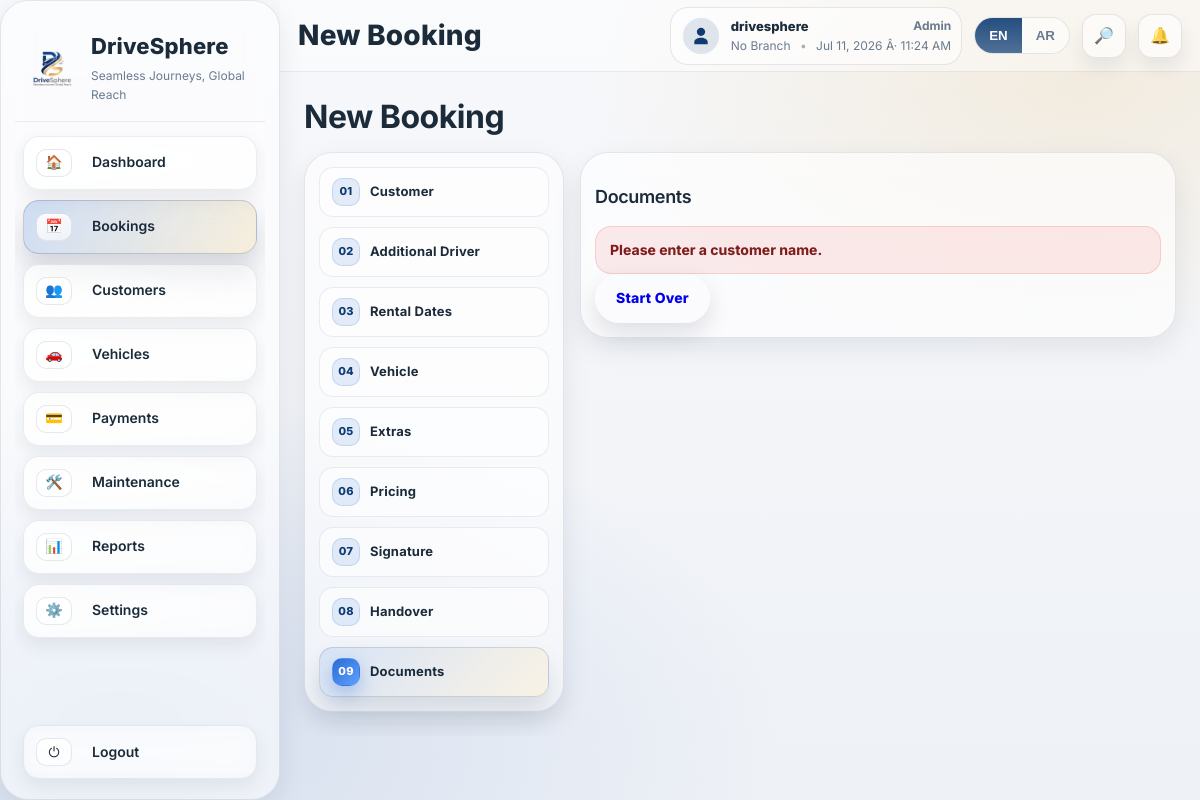
The page /bookings/new/documents/ (signed in) on the database its author committed.
### apps/settings_app/models.py (models this page shows, shortened)
class BusinessProfile(TimeStampedModel):
    business_name = models.CharField(max_length=200, blank=True, default="")
    short_code = models.CharField(max_length=10, blank=True, default="")
    business_name_ar = models.CharField(max_length=200, blank=True, default="")
    commercial_registration_number = models.CharField(max_length=100, blank=True, default="")
    vat_no = models.CharField(max_length=100, blank=True, default="")
    address = models.CharField(max_length=300, blank=True, default="")
    address_ar = models.CharField(max_length=300, blank=True, default="")
    phone_number = models.CharField(max_length=60, blank=True, default="")
    phone_number_ar = models.CharField(max_length=60, blank=True, default="")
    email = models.EmailField(blank=True, default="")
    email_ar = models.EmailField(blank=True, default="")
    website = models.CharField(max_length=200, blank=True, default="")
    website_ar = models.CharField(max_length=200, blank=True, default="")
    currency_code = models.CharField(max_length=10, blank=True, default="OMR")
    currency_symbol = models.CharField(max_length=10, blank=True, default="﷼")
    exchange_rates = models.JSONField(blank=True, default=dict)
    exchange_rates_updated_at = models.DateTimeField(null=True, blank=True)
    logo = models.ImageField(upload_to="business/logo/", null=True, blank=True)
    class Meta:
        verbose_name = "Business Profile"
        verbose_name_plural = "Business Profile"
    @classmethod
    def get_solo(cls):
        obj = cls.objects.first()
        if not obj:
            obj = cls.objects.create()
        return obj

### apps/accounts/models.py (models this page shows, shortened)
class User(AbstractUser, TimeStampedModel):
    LANGUAGE_CHOICES = (
        ("en", "English"),
        ("ar", "Arabic"),
    )
    username = models.CharField(max_length=150, unique=True, null=True, blank=True)
    email = models.EmailField(unique=True)
    phone_number = models.CharField(max_length=30, blank=True, default="")
    nationality = models.CharField(max_length=60, blank=True, default="")
    role = models.ForeignKey(Role, on_delete=models.SET_NULL, null=True, blank=True)
    default_branch = models.ForeignKey(Branch, on_delete=models.SET_NULL, null=True, blank=True)
    preferred_language = models.CharField(max_length=2, choices=LANGUAGE_CHOICES, default="en")
    USERNAME_FIELD = "email"
    REQUIRED_FIELDS = ["username"]
    objects = UserManager()

class Role(TimeStampedModel):
    ROLE_CHOICES = (
        ("ADMIN", "Admin"),
        ("MANAGER", "Manager"),
        ("AGENT", "Agent"),
        ("MECHANIC", "Mechanic"),
        ("ACCOUNTANT", "Accountant"),
        ("VIEWER", "Viewer"),
    )
    code = models.CharField(max_length=30, choices=ROLE_CHOICES, unique=True)
    name = models.CharField(max_length=60)

### apps/bookings/page_views.py (the view, shortened to what this page needs)
# urls.py: path("bookings/new/documents/", page_views.booking_wizard_documents, name="booking_wizard_documents"),
@login_required
def booking_wizard_documents(request):
    data = _wizard_get(request)
    if not _wizard_guard(request, data):
        return render(request, "errors/403.html", status=403)
    booking_id = data.get("booking_id")
    error = ""
    if not booking_id and not _wizard_is_edit(data):
        customer = None
        mode = data.get("customer_mode", "existing")
        if mode == "existing" and data.get("customer_id"):
            customer_id = _coerce_int_id(data.get("customer_id"))
            if customer_id:
                customer = Customer.objects.filter(id=customer_id).first()
            if not customer:
                error = "Please select an existing customer."
        else:
            cdata = data.get("customer_new") or {}
            if cdata.get("name"):
                customer = Customer.objects.create(
                    name=cdata.get("name"),
                    id_type=cdata.get("id_type") or "ID",
                    id_number=cdata.get("id_number") or "",
                    phone_number=cdata.get("phone_number") or "",
                    email=cdata.get("email") or "",
                    address=cdata.get("address") or "",
                    license_number=cdata.get("license_number") or "",
                    license_issuer=cdata.get("license_issuer") or "",
                    license_issue_date=cdata.get("license_issue_date") or None,
                    license_expiry_date=cdata.get("license_expiry_date") or None,
                )
            else:
                error = "Please enter a customer name."
        vehicle_id = _coerce_int_id(data.get("vehicle_id"))
        vehicle = Vehicle.objects.filter(id=vehicle_id).first() if vehicle_id else None
        if not vehicle and not error:
            error = "Please select a vehicle."
        pickup = data.get("pickup_date")
        ret = data.get("return_date")
        if (not pickup or not ret) and not error:
            error = "Please select rental dates."
    context = {
        "title": "Booking Documents",
        "step": 9,
        "data": data,
        "booking_id": booking_id,
        "error": error,
        **_wizard_context(data),
    }
    return render(request, "bookings/wizard/documents.html", context)

### templates/bookings/wizard/documents.html
{% extends "bookings/wizard/_base.html" %}
{% block wizard_content %}
<h3 class="ds-h3">{% if request.session.ui_lang == 'ar' %}المستندات{% else %}Documents{% endif %}</h3>
{% if booking_id %}
  <div class="ds-toolbar" style="margin-bottom:12px;">
    <div class="ds-toolbar__left">
      <a class="ds-btn ds-btn--doc" target="_blank" href="/print/bookings/{{ booking_id }}/invoice/">{% if request.session.ui_lang == 'ar' %}إنشاء فاتورة{% else %}Generate Invoice{% endif %}</a>
      <a class="ds-btn ds-btn--doc" target="_blank" href="/print/bookings/{{ booking_id }}/agreement/">{% if request.session.ui_lang == 'ar' %}إنشاء اتفاقية{% else %}Generate Agreement{% endif %}</a>
      <a class="ds-btn ds-btn--doc" target="_blank" href="/print/bookings/{{ booking_id }}/confirmation/">{% if request.session.ui_lang == 'ar' %}تأكيد الحجز{% else %}Booking Confirmation{% endif %}</a>
      <a class="ds-btn ds-btn--doc" target="_blank" href="/print/bookings/{{ booking_id }}/quotation/">{% if request.session.ui_lang == 'ar' %}عرض أسعار{% else %}Quotation{% endif %}</a>
      <a class="ds-btn ds-btn--doc" target="_blank" href="/print/bookings/{{ booking_id }}/handover-checklist/">{% if request.session.ui_lang == 'ar' %}قائمة فحص التسليم{% else %}Handover Checklist{% endif %}</a>
      <a class="ds-btn ds-btn--doc" target="_blank" href="/print/bookings/{{ booking_id }}/return-report/">{% if request.session.ui_lang == 'ar' %}تقرير الإرجاع{% else %}Return Report{% endif %}</a>
    </div>
  </div>
  <div class="ds-wizard__actions">
    <a class="ds-btn ds-btn--ghost" href="{{ wizard_base }}/handover/">{% if request.session.ui_lang == 'ar' %}رجوع{% else %}Back{% endif %}</a>
    <a class="ds-btn ds-btn--primary" href="{{ wizard_base }}/finish/">{% if request.session.ui_lang == 'ar' %}إنهاء{% else %}Finish{% endif %}</a>
  </div>
{% else %}
  {% if error %}
    <div class="ds-alert ds-alert--danger">{{ error }}</div>
  {% else %}
    <div class="ds-empty">{% if request.session.ui_lang == 'ar' %}تعذر إنشاء الحجز. يرجى مراجعة بياناتك.{% else %}Unable To Create Booking. Please Review Your Data.{% endif %}</div>
  {% endif %}
  <div class="ds-wizard__actions">
    <a class="ds-btn" href="{{ wizard_base }}/customer/">{% if request.session.ui_lang == 'ar' %}ابدأ من جديد{% else %}Start Over{% endif %}</a>
  </div>
{% endif %}
{% endblock %}

### templates/base/_app_shell.html (shortened to what this page needs)
{% load static %}
{% with ui_lang=request.session.ui_lang|default:request.user.preferred_language|default:"en" %}
<!DOCTYPE html>
<html lang="{{ ui_lang }}" dir="{% if ui_lang == 'ar' %}rtl{% else %}ltr{% endif %}">
<head>
  <link rel="stylesheet" href="{% static 'css/theme.css' %}">
  <link rel="stylesheet" href="{% static 'css/ds-responsive.css' %}">
  <link rel="stylesheet" href="{% static 'css/app.css' %}">
</head>
<body class="ds-body min-h-screen{% if ui_lang == 'ar' %} is-rtl{% endif %}">
  <div class="flex h-screen overflow-hidden ds-shell">
    {% include "base/_sidebar.html" with ui_lang=ui_lang %}
    <div class="flex-1 flex flex-col min-w-0">
      <div class="ds-topbar">
        <div class="ds-topbar__left">
          <h1 class="ds-page-title">{% block heading %}Dashboard{% endblock %}</h1>
        </div>
        <div class="ds-topbar__right">
          <div class="ds-user">
            <span class="ds-user__avatar ds-user__avatar--icon" aria-hidden="true">
              <svg viewBox="0 0 24 24" role="img" aria-label="User">
                <path d="M12 12c2.761 0 5-2.239 5-5S14.761 2 12 2 7 4.239 7 7s2.239 5 5 5Zm0 2c-4.418 0-8 2.239-8 5v3h16v-3c0-2.761-3.582-5-8-5Z" />
              </svg>
            </span>
            <div class="ds-user__meta">
              <div class="ds-user__top">
                <div class="ds-user__name">{{ request.user.username|default:request.user.email|cut:'@local' }}</div>
                {% if request.user.role %}
                  <div class="ds-user__role">
                    {% if request.session.ui_lang == 'ar' %}
                      {% with rc=request.user.role.code %}
                        {% if rc == 'ADMIN' %}مشرف{% elif rc == 'MANAGER' %}مدير{% elif rc == 'AGENT' %}وكيل{% elif rc == 'MECHANIC' %}فني{% elif rc == 'ACCOUNTANT' %}محاسب{% elif rc == 'VIEWER' %}مُشاهد{% else %}{{ request.user.role.name|default:request.user.role.code }}{% endif %}
                      {% endwith %}
                    {% else %}
                      {{ request.user.role.name|default:request.user.role.code }}
                    {% endif %}
                  </div>
                {% endif %}
              </div>
              <div class="ds-user__sub">
                {% if ui_lang == 'ar' %}
                  <span id="dsClock">--</span>
                  <span class="ds-dot">•</span>
                  {% if ds_active_branch %}{{ ds_active_branch.name }}{% else %}لا يوجد فرع{% endif %}
                {% else %}
                  {% if ds_active_branch %}{{ ds_active_branch.name }}{% else %}No Branch{% endif %}
                  <span class="ds-dot">•</span>
                  <span id="dsClock">--</span>
                {% endif %}
              </div>
            </div>
          </div>
          <div class="ds-lang-toggle" title="{% if ui_lang == 'ar' %}اللغة{% else %}Language{% endif %}">
            <button class="ds-lang-toggle__btn {% if ui_lang == 'en' %}is-active{% endif %}" type="button" data-lang="en">EN</button>
            <button class="ds-lang-toggle__btn {% if ui_lang == 'ar' %}is-active{% endif %}" type="button" data-lang="ar">AR</button>
          </div>
          <div class="ds-topbar__dropdown" data-dropdown>
            <button class="ds-topbar__pill ds-topbar__pill--search" type="button" data-dropdown-toggle="search" aria-expanded="false" aria-controls="ds-search-panel">
              <span class="ds-pill__icon">🔎</span>
            </button>
          </div>
          <div class="ds-topbar__dropdown" data-dropdown>
            <button class="ds-topbar__pill ds-topbar__pill--notify" type="button" data-dropdown-toggle="notify" aria-expanded="false" aria-controls="ds-notify-panel">
              <span class="ds-pill__icon">🔔</span>
            </button>
          </div>
        </div>
      </div>
      <main class="p-4 sm:p-6 overflow-y-auto min-w-0">
        <div class="ds-pageHeader" id="ds-page-header">
          <div>
            <h2 class="ds-pageHeader__title" id="ds-page-header-title"></h2>
          </div>
        </div>
        {% block content %}{% endblock %}
      </main>
    </div>
  </div>
</body>
</html>
{% endwith %}

### templates/base/_sidebar.html (shortened to what this page needs)
{% load static %}
{% with ui_lang=ui_lang|default:request.session.ui_lang|default:request.user.preferred_language|default:"en" %}
<aside class="ds-sidebar">
  {% with business_name_ar=ds_business.business_name_ar|default:ds_business.business_name|default:"DriveSphere" %}
    {% if ui_lang == "ar" %}
      <div class="ds-sidebar__brand">
        <div class="ds-brand__text" dir="rtl">
          <div class="ds-brand__name">{{ ds_business.business_name_ar|default:ds_business.business_name|default:"DriveSphere" }}</div>
          <div class="ds-brand__tagline">رحلات سلسة، حضور عالمي</div>
        </div>
        {% if ds_business.logo %}
          <img class="ds-brand__logo" src="{{ ds_business.logo.url }}" alt="{{ business_name_ar }}">
        {% else %}
          <img class="ds-brand__logo" src="{% static 'img/logo/logo.png' %}" alt="{{ business_name_ar }}">
        {% endif %}
      </div>
    {% else %}
      <div class="ds-sidebar__brand">
        {% if ds_business.logo %}
          <img class="ds-brand__logo" src="{{ ds_business.logo.url }}" alt="{{ ds_business.business_name|default:'DriveSphere' }}">
        {% else %}
          <img class="ds-brand__logo" src="{% static 'img/logo/logo.png' %}" alt="DriveSphere">
        {% endif %}
        <div class="ds-brand__text">
          <div class="ds-brand__name">{{ ds_business.business_name|default:"DriveSphere" }}</div>
          <div class="ds-brand__tagline">Seamless Journeys, Global Reach</div>
        </div>
      </div>
    {% endif %}
  {% endwith %}
  <nav class="ds-nav">
    <a class="ds-nav__item {% if request.path == '/dashboard/' or request.path == '/' %}is-active{% endif %}" href="/dashboard/">
      <span class="ds-nav__icon">🏠</span>
      <span class="ds-nav__label">{% if ui_lang == "ar" %}لوحة التحكم{% else %}Dashboard{% endif %}</span>
    </a>
    <a class="ds-nav__item {% if request.path|slice:':10' == '/bookings/' %}is-active{% endif %}" href="/bookings/">
      <span class="ds-nav__icon">📅</span>
      <span class="ds-nav__label">{% if ui_lang == "ar" %}الحجوزات{% else %}Bookings{% endif %}</span>
    </a>
    <a class="ds-nav__item {% if request.path|slice:':11' == '/customers/' %}is-active{% endif %}" href="/customers/">
      <span class="ds-nav__icon">👥</span>
      <span class="ds-nav__label">{% if ui_lang == "ar" %}العملاء{% else %}Customers{% endif %}</span>
    </a>
    <a class="ds-nav__item {% if request.path|slice:':10' == '/vehicles/' %}is-active{% endif %}" href="/vehicles/">
      <span class="ds-nav__icon">🚗</span>
      <span class="ds-nav__label">{% if ui_lang == "ar" %}المركبات{% else %}Vehicles{% endif %}</span>
    </a>
    <a class="ds-nav__item {% if request.path|slice:':10' == '/payments/' %}is-active{% endif %}" href="/payments/">
      <span class="ds-nav__icon">💳</span>
      <span class="ds-nav__label">{% if ui_lang == "ar" %}المدفوعات{% else %}Payments{% endif %}</span>
    </a>
    <a class="ds-nav__item {% if request.path|slice:':13' == '/maintenance/' %}is-active{% endif %}" href="/maintenance/">
      <span class="ds-nav__icon">🛠️</span>
      <span class="ds-nav__label">{% if ui_lang == "ar" %}الصيانة{% else %}Maintenance{% endif %}</span>
    </a>
    <a class="ds-nav__item {% if request.path|slice:':9' == '/reports/' %}is-active{% endif %}" href="/reports/">
      <span class="ds-nav__icon">📊</span>
      <span class="ds-nav__label">{% if ui_lang == "ar" %}التقارير{% else %}Reports{% endif %}</span>
    </a>
    <a class="ds-nav__item {% if request.path|slice:':10' == '/settings/' %}is-active{% endif %}" href="/settings/general/">
      <span class="ds-nav__icon">⚙️</span>
      <span class="ds-nav__label">{% if ui_lang == "ar" %}الإعدادات{% else %}Settings{% endif %}</span>
    </a>
  </nav>
  <div class="ds-sidebar__footer">
    <a class="ds-nav__item ds-nav__item--logout" href="/logout/">
      <span class="ds-nav__icon">⏻</span>
      <span class="ds-nav__label">{% if ui_lang == "ar" %}تسجيل الخروج{% else %}Logout{% endif %}</span>
    </a>
  </div>
</aside>
{% endwith %}

### rows shown on the page
BusinessProfile: business_name "DriveSphere"
User: user.username "drivesphere", user.role.name "Admin"

### other values the page prints
{{ error }} "Please enter a customer name."
